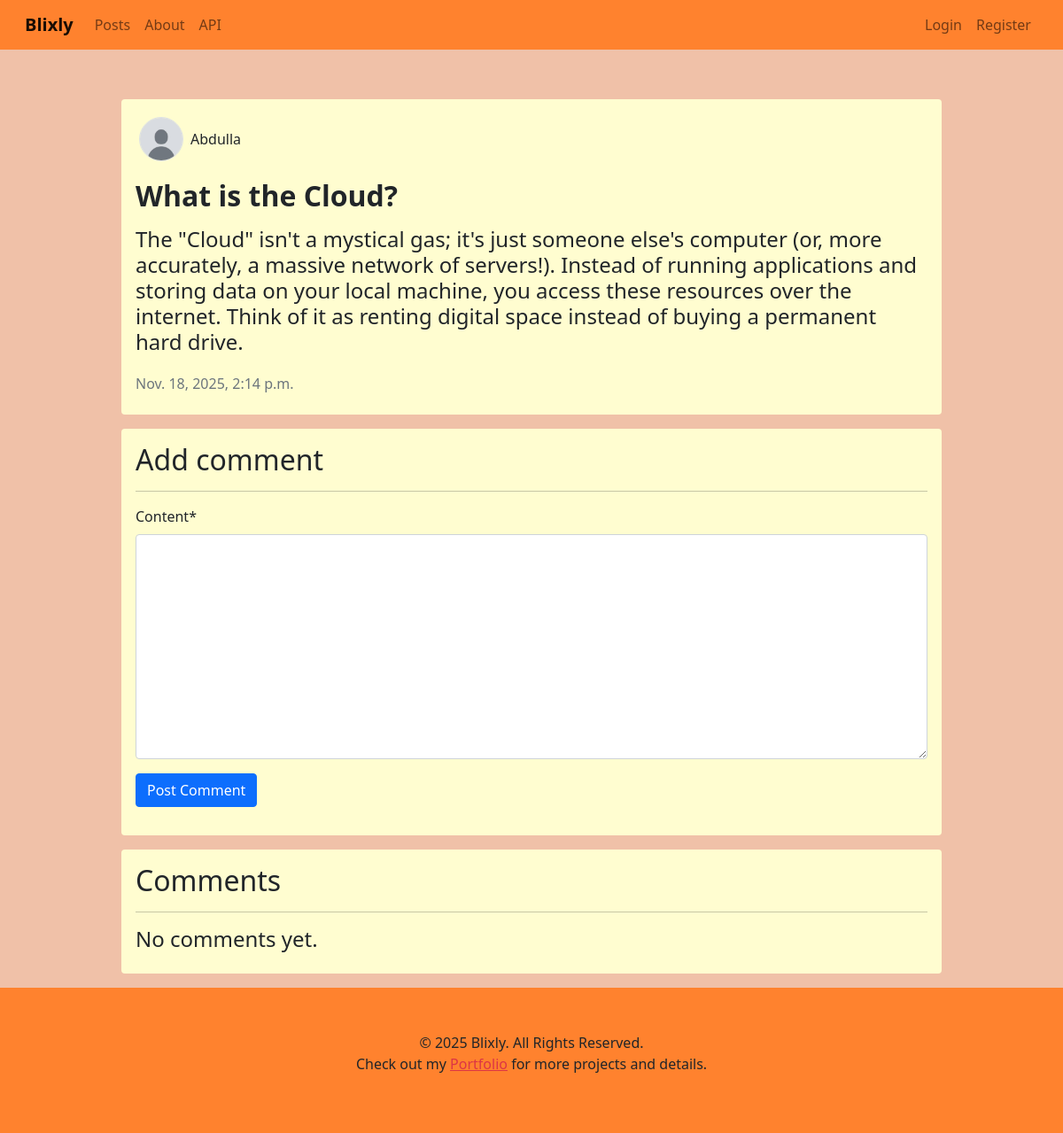
/post/25, run on an earlier commit of the app's database.
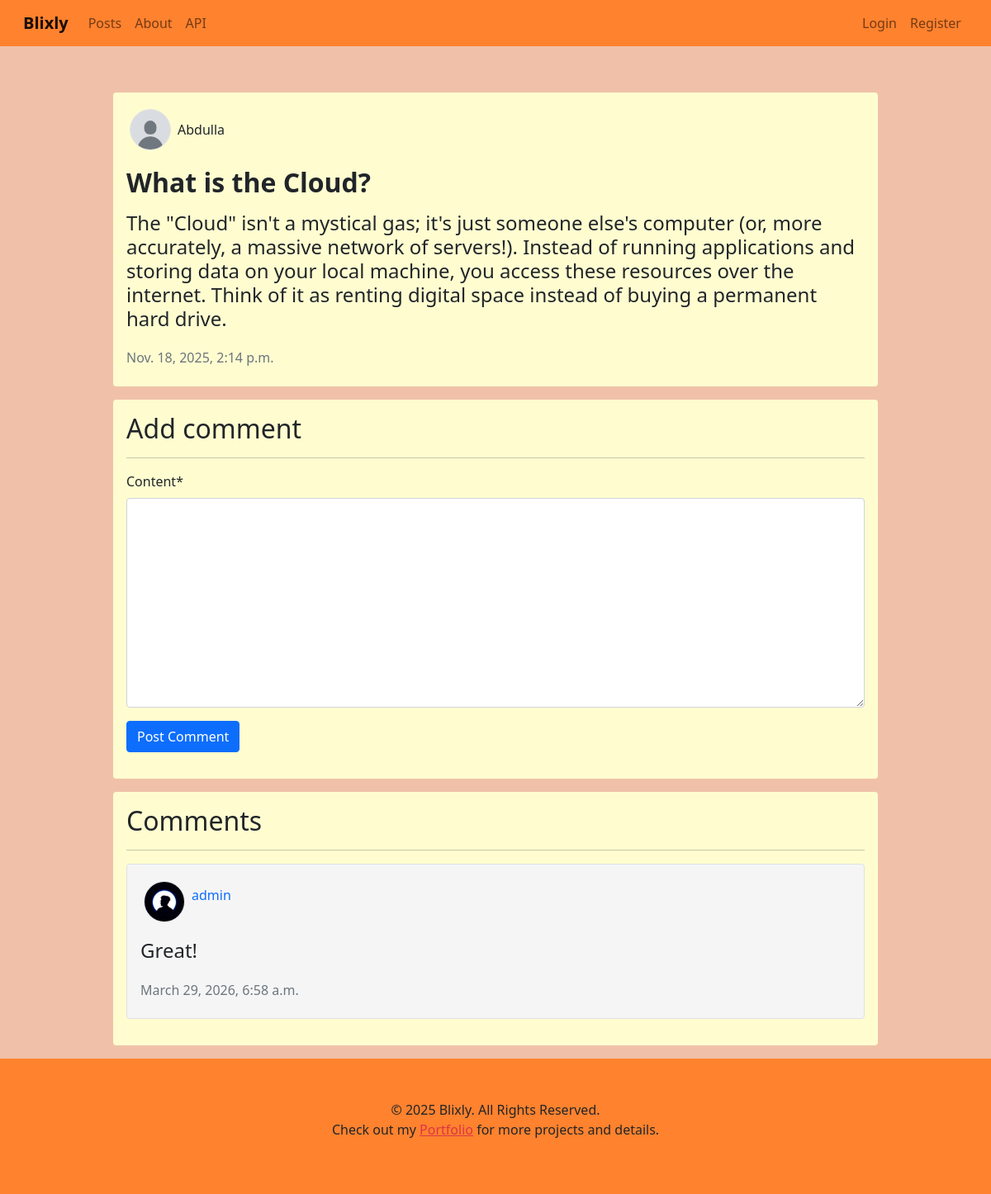
And on a later commit of the database.
### blog/models.py (models this page shows, shortened)
class Post(models.Model):
	title = models.CharField(max_length=100)
	content = RichTextField()
	author = models.ForeignKey(User, on_delete=models.CASCADE, null=True)
	date_posted = models.DateTimeField(auto_now_add=True)
	likes = models.ManyToManyField(User, related_name='likes', blank=True)

class Comment(models.Model):
	post = models.ForeignKey(Post, on_delete=models.CASCADE, related_name='comments')
	author = models.ForeignKey(User, on_delete=models.CASCADE)
	content = RichTextField()
	created_at = models.DateTimeField(auto_now_add=True)
	class Meta:
		ordering = ['-created_at']

### users/models.py (models this page shows, shortened)
class Profile(models.Model):
	user = models.OneToOneField(User, on_delete=models.CASCADE)
	image = models.ImageField(default='default.jpg', upload_to='profie_pics')

### blog/views.py (the view, shortened to what this page needs)
# urls.py: path("post/<int:pk>", views.post_detail, name='post-detail'),
def post_detail(request, pk):
	post = get_object_or_404(Post, pk=pk)
	comments = post.comments.all()
	new_comment = None
	comment_form = CommentForm()
	context = {'post': post, 'comments': comments, 'comment_form': comment_form, 'new_comment': new_comment}
	return render(request, 'blog/post_detail.html', context)

### blog/forms.py
class CommentForm(forms.ModelForm):
	class Meta:
		model = Comment
		fields = ['content']

### blog/templates/blog/post_detail.html (shortened to what this page needs)
{% extends 'blog/base.html' %}
{% load crispy_forms_tags %}
{% load static %}
{% block content %}
<div class="container mt-5 pt-5">
	<div class="row">
		<div class="col"></div>
		<div class="col-10">
			<div class="my-3 p-3 rounded" style="background-color: #fffdd0; word-wrap: break-word; overflow-wrap: break-word;">
				<div class="d-flex flex-row mb-3">
					<div class="p-1">
						<img src="{{ post.author.profile.image.url }}" alt="image" class="border rounded-circle" style="width: 50px; height: 50px;">
					</div>
					<div class="p-1 mt-3">
						<h6>{{ post.author }}</h6>
					</div>
				</div>
				<a href="#" class="text-decoration-none link-dark">
					<h2 class="fw-bold mb-3">{{ post.title }}</h2>
				</a>
				<h4>{{ post.content|safe }}</h4>
				<div class="mt-4 text-muted h6">{{ post.date_posted }}</div>
			</div>
			<div class="my-3 p-3 rounded" style="background-color: #fffdd0; word-wrap: break-word; overflow-wrap: break-word;">
				<h2>Add comment</h2>
				<hr>
				<form method="post">
					{{ comment_form|crispy }}
					{% if user.is_authenticated %}
					<button class="btn btn-primary" type="submit">Post Comment</button>
					{% else %}
					<a href="{% url 'login' %}" class="btn btn-primary">Post Comment</a>
					{% endif %}
				</form>
			</div>
			<div class="my-3 p-3 rounded" style="background-color: #fffdd0; word-wrap: break-word; overflow-wrap: break-word;">
				<h2>Comments</h2>
				<hr>
				{% for comment in comments %}
				<div class="my-3 p-3 border rounded" style="background-color: whitesmoke; word-wrap: break-word; overflow-wrap: break-word;">
					<div class="d-flex flex-row mb-3">
						<div class="p-1">
							<img src="{{ comment.author.profile.image.url }}" alt="image" class="border rounded-circle" style="width: 50px; height: 50px;">
						</div>
						<div class="p-1 mt-2">
							<a href="#" class="h6 text-decoration-none">{{ comment.author }}</a>
						</div>
					</div>
					<h4>{{ comment.content|safe }}</h4>
					<div class="mt-4 text-muted h6">{{ comment.created_at }}</div>
				</div>
				{% empty %}
				<h4>No comments yet.</h4>
				{% endfor %}
			</div>
		</div>
		<div class="col"></div>
	</div>
</div>
{% endblock %}

### blog/templates/blog/base.html (shortened to what this page needs)
{% load static %}
<!DOCTYPE html>
<html lang="en">
<head>
	<link href="https://cdn.jsdelivr.net/npm/bootstrap@5.0.2/dist/css/bootstrap.min.css" rel="stylesheet">
	<link rel="stylesheet" href="{% static 'style.css' %}">
</head>
<body class="d-flex flex-column min-vh-100" style="background-color: #e9a27ba8;">
	<header>
		<div class="navbar navbar-expand-md navbar-light fixed-top" style="background-color: #ff822e;">
			<div class="container-fluid mx-3">
				<a href="{% url 'blog-home' %}" class="navbar-brand"><b>Blixly</b></a>
				<div class="collapse navbar-collapse" id="content">
					<ul class="navbar-nav me-auto">
						<li class="nav-item">
							<a href="{% url 'posts' %}" class="nav-link">Posts</a>
						</li>
						<li class="nav-item">
							<a href="{% url 'blog-about' %}" class="nav-link">About</a>
						</li>
						<li class="nav-item">
							<a href="{% url 'swagger' %}" class="nav-link">API</a>
						</li>
					</ul>
					{% if user.is_authenticated %}
						<ul class="navbar-nav ms-auto">
							<li class="nav-item">
								<a href="{% url 'post-add' %}" class="nav-link">New Post</a>
							</li>
							<li class="nav-item">
								<a href="{% url 'profile' %}" class="nav-link">Profile</a>
							</li>
							<li class="nav-item">
								<form action="{% url 'logout' %}" method="post">
									{% csrf_token %}
									<button type="submit" class="btn nav-link">Logout</button>
								</form>
							</li>
						</ul>
					{% else %}
						<ul class="navbar-nav ms-auto">
							<li class="nav-item">
								<a href="{% url 'login' %}" class="nav-link">Login</a>
							</li>
							<li class="nav-item">
								<a href="{% url 'register' %}" class="nav-link">Register</a>
							</li>
						</ul>
					{% endif %}
				</div>
			</div>
		</div>
	</header>
	<main>
		{% block content %}
		{% endblock content %}
	</main>
	<footer class="mt-auto">
		<div class="container-fluid text-center" style="background-color: #ff822e; padding: 50px 0px 50px 0px;">
			<div>&copy; 2025 Blixly. All Rights Reserved.</div>
			<p>Check out my <a href="#" target="_blank" class="text-danger">Portfolio</a> for more projects and details.</p>
		</div>
	</footer>
	<script src="https://cdn.jsdelivr.net/npm/bootstrap@5.0.2/dist/js/bootstrap.bundle.min.js"></script></body>
</body>
</html>

What changed in the data, as far as the page shows it:
added Comment: author.profile.image (picture), author "admin", content "Great!", created_at "March 29, 2026, 6:58 a.m."
Also different on the page:
text no longer shown: "No comments yet."
